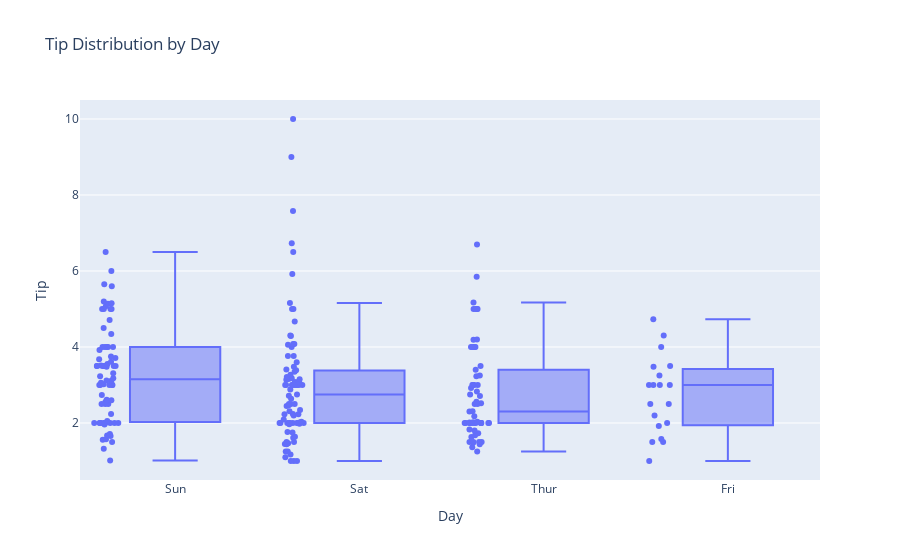

The cell this chart's notebook holds for it:
### Markdown cell above
## Plotly – Question 22
Create an interactive boxplot of `tip` by day.

### Code cell
fig = px.box(
    tips,
    x="day",
    y="tip",
    title="Tip Distribution by Day",
    labels={"day": "Day", "tip": "Tip"},
    points="all"   # affiche les points individuels
)

fig.show()

### Figure 1 — Plotly figure (JSON) as saved in the notebook; plotly's stock layout.template omitted (floating-point values rounded to 4 significant figures; data arrays with more than 128 entries replaced by an {"elided": "..."} marker saying what was removed)
{"data": [{"alignmentgroup": "True", "boxpoints": "all", "hovertemplate": "Day=%{x}<br>Tip=%{y}<extra></extra>", "legendgroup": "", "marker": {"color": "#636efa"}, "name": "", "notched": false, "offsetgroup": "", "orientation": "v", "showlegend": false, "type": "box", "x": {"elided": "244 str values"}, "x0": " ", "xaxis": "x", "y": {"elided": "244 float values"}, "y0": " ", "yaxis": "y"}], "layout": {"boxmode": "group", "legend": {"tracegroupgap": 0}, "title": {"text": "Tip Distribution by Day"}, "xaxis": {"anchor": "y", "domain": [0, 1], "title": {"text": "Day"}}, "yaxis": {"anchor": "x", "domain": [0, 1], "title": {"text": "Tip"}}}}
